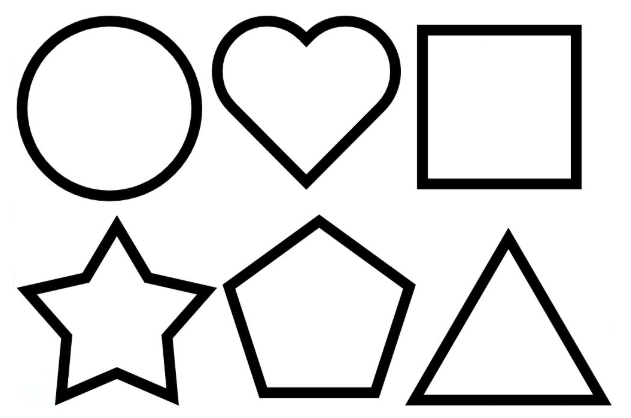
#> input picture 1127/obj2.png, 631 x 418 px
$ python kkk.py
#> lines starting #> are read from the running program, lines starting #| are printed output that depends on the picture; after the words box and inside, x2 and y2 are one past the last pixel; in counts of white or black regions, pixels touching at a corner belong together
#외곽선찾기

import cv2
import numpy as np

img = cv2.imread("obj2.png")
#> img is the input picture: shape (418, 631, 3); mean B, G, R 219.3, 219.3, 219.3
img2 = img.copy()
imgray = cv2.cvtColor(img, cv2.COLOR_BGR2GRAY)
ret, imthres = cv2.threshold(imgray, 150, 255,
                             cv2.THRESH_BINARY_INV)
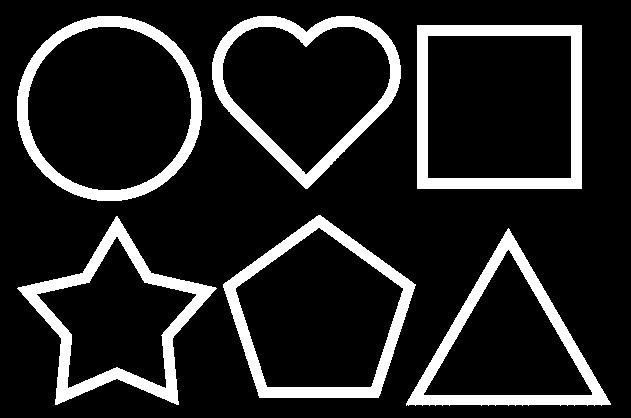
#> imthres: shape (418, 631); 14.2% white; 6 white regions

contours, hierarchy = cv2.findContours(imthres, cv2.RETR_EXTERNAL,
                                       cv2.CHAIN_APPROX_NONE)
#> contours = 6 contours; box (x1, y1, x2, y2) and area: (17, 16, 202, 201) 26779, (417, 25, 582, 189) 26732, (223, 215, 416, 398) 24276, (212, 16, 401, 189) 21857, (406, 228, 611, 406) 18058, (17, 216, 217, 405) 17895
print("contour count ex:",len(contours))
#| contour count ex: 6

contours2, hierarchy2 = cv2.findContours(imthres, cv2.RETR_TREE,
                                       cv2.CHAIN_APPROX_SIMPLE)
#> contours2 = 12 contours; largest, box (x1, y1, x2, y2) and area: (17, 16, 202, 201) 26779, (417, 25, 582, 189) 26732, (223, 215, 416, 398) 24276, (212, 16, 401, 189) 21857, (27, 26, 192, 191) 21249
print("contour count tr:",len(contours2))
#| contour count tr: 12
print("hierarchy2")
print("n , pr, c, p")
print(hierarchy2)
#| [[[ 2 -1  1 -1]
#|   [-1 -1 -1  0]
#|   [ 4  0  3 -1]
#|   [-1 -1 -1  2]
#|   [ 6  2  5 -1]
#|   [-1 -1 -1  4]
#|   [ 8  4  7 -1]
#|   [-1 -1 -1  6]
#|   [10  6  9 -1]
#|   [-1 -1 -1  8]
#|   [-1  8 11 -1]
#|   [-1 -1 -1 10]]]

img3 = cv2.cvtColor(imthres,cv2.COLOR_GRAY2BGR)
#> img3: shape (418, 631, 3); 14.2% white; 6 white regions, box (x1, y1, x2, y2) and area: (417, 25, 582, 189) 6754, (17, 216, 217, 405) 6662, (223, 215, 416, 398) 6092, (17, 16, 202, 201) 6024, (406, 228, 611, 406) 5976, (212, 16, 401, 189) 5896
cv2.drawContours(img3,contours,-1,(0,255,0))
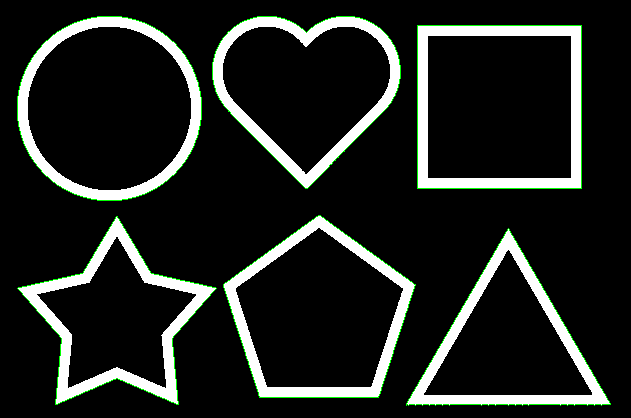
#> img3: shape (418, 631, 3); mean B, G, R 32.9, 36.2, 32.9
cv2.drawContours(imthres,contours,-1,(0,255,0))
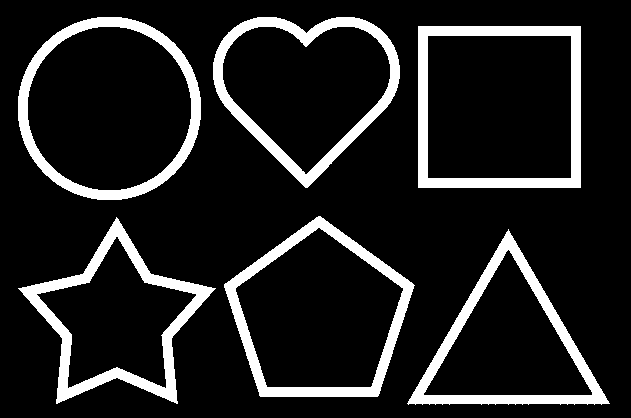
#> imthres: shape (418, 631); 12.9% white; 6 white regions, box (x1, y1, x2, y2) and area: (418, 26, 581, 188) 6100, (18, 217, 216, 404) 6062, (224, 216, 415, 397) 5555, (18, 17, 201, 200) 5500, (213, 17, 400, 188) 5420, (407, 229, 610, 405) 5419

for idx, cont in enumerate(contours2):
    color = [int(i) for i in np.random.randint(0,255,3)]
    cv2.drawContours(img2, contours2, idx, color, 3)
    cv2.putText(img2, str(idx), tuple(cont[0][0]),
                cv2.FONT_HERSHEY_PLAIN, 1, (0,0,255))
#> this loop made 12 passes
#> color on passes 1, 2, 3, 4, 5, 6, 8, 9, 10, 11, 12: [172, 47, 117], [192, 67, 251], [195, 103, 9], [211, 21, 242], [36, 87, 70], [216, 88, 140], [39, 87, 174], [88, 81, 165], [25, 77, 72], [9, 148, 115], [208, 243, 197]
#> (cont, color) on pass 7: ([[417, 25], [417, 188], [581, 188], [581, 25]], [58, 193, 230])
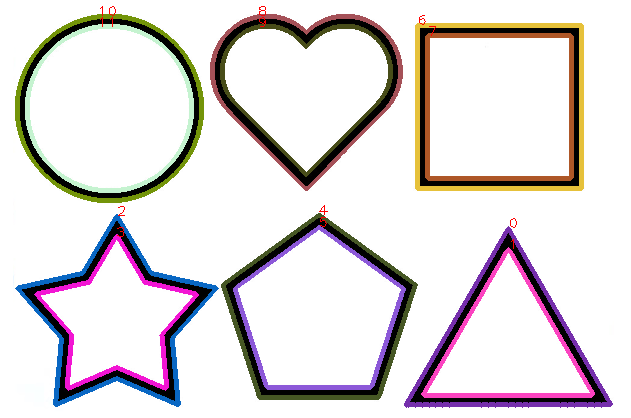
#> img2: shape (418, 631, 3); 11.82% of pixels changed, all inside (x1, y1, x2, y2) = (15, 6, 613, 408)

cv2.imshow("default",img)
cv2.imshow("default3",img3)
cv2.imshow("default2",img2)
cv2.imshow("imgray",imgray)
cv2.imshow("imthres",imthres)
cv2.waitKey(0)

$ run again, with 1127/obj.png copied over 1127/obj2.png
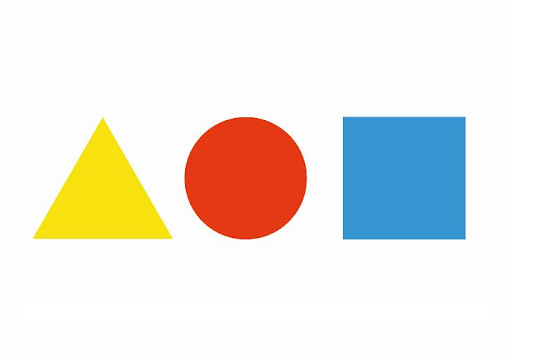
#> input picture 1127/obj.png, 547 x 360 px
#> img is the input picture: shape (360, 547, 3); mean B, G, R 225.5, 232.3, 236.2
#> contours = 2 contours; box (x1, y1, x2, y2) and area: (343, 117, 465, 239) 14641, (185, 117, 307, 239) 11530
#| contour count ex: 2
#> contours2 has the same summary as contours
#| contour count tr: 2
#| [[[ 1 -1 -1 -1]
#|   [-1  0 -1 -1]]]
#> `cv2.drawContours(imthres,contours,-1,(0,255,0))`:
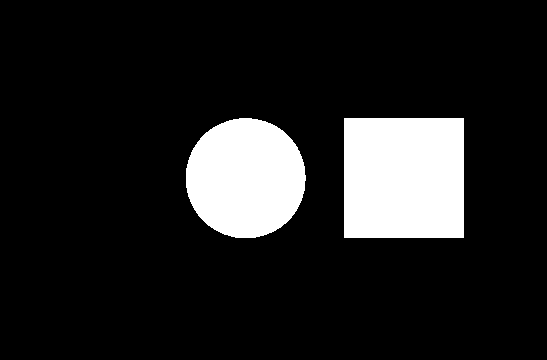
#> imthres: shape (360, 547); 13.1% white; 2 white regions, box (x1, y1, x2, y2) and area: (344, 118, 464, 238) 14400, (186, 118, 306, 238) 11360
#> the loop `for idx, cont in enumerate(contours2):` made 2 passes
#> (cont, color) on pass 1: ([[343, 117], [343, 238], [464, 238], [464, 117]], [172, 47, 117])
#> after the loop `for idx, cont in enumerate(contours2):`:
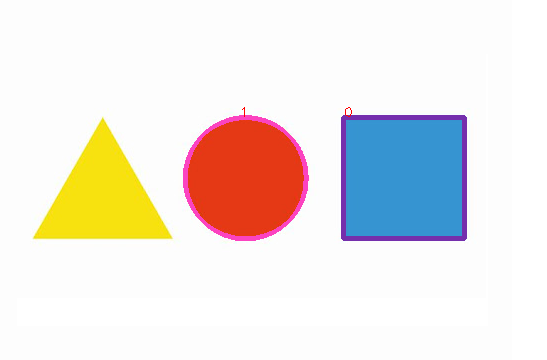
#> img2: shape (360, 547, 3); 2.11% of pixels changed, all inside (x1, y1, x2, y2) = (183, 107, 467, 241)

$ run again, with 1127/rect.png copied over 1127/obj2.png
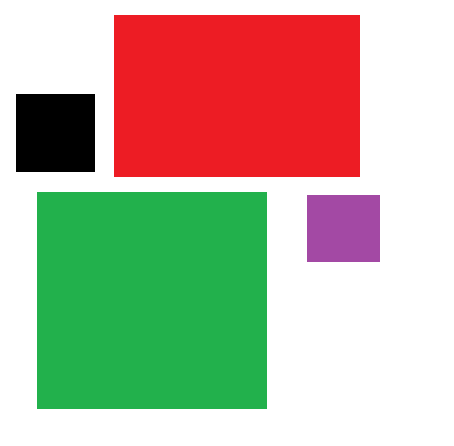
#> input picture 1127/rect.png, 454 x 446 px
#> img is the input picture: shape (446, 454, 3); mean B, G, R 157.8, 178.9, 187
#> contours = 4 contours; box (x1, y1, x2, y2) and area: (37, 192, 267, 409) 49464, (114, 15, 360, 177) 39445, (16, 94, 95, 172) 6006, (307, 195, 380, 262) 4752
#| contour count ex: 4
#> contours2 has the same summary as contours
#| contour count tr: 4
#| [[[ 1 -1 -1 -1]
#|   [ 2  0 -1 -1]
#|   [ 3  1 -1 -1]
#|   [-1  2 -1 -1]]]
#> `cv2.drawContours(imthres,contours,-1,(0,255,0))`:
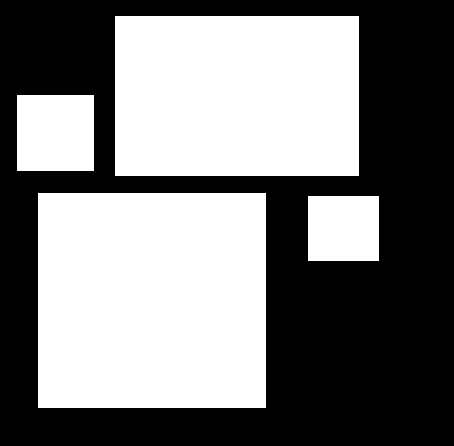
#> imthres: shape (446, 454); 48.7% white; 4 white regions, box (x1, y1, x2, y2) and area: (38, 193, 266, 408) 49020, (115, 16, 359, 176) 39040, (17, 95, 94, 171) 5852, (308, 196, 379, 261) 4615
#> the loop `for idx, cont in enumerate(contours2):` made 4 passes
#> (cont, color) on passes 1 to 4: ([[307, 195], [307, 261], [379, 261], [379, 195]], [172, 47, 117]), ([[37, 192], [37, 408], [266, 408], [266, 192]], [192, 67, 251]), ([[16, 94], [16, 171], [94, 171], [94, 94]], [195, 103, 9]), ([[114, 15], [114, 176], [359, 176], [359, 15]], [211, 21, 242])
#> after the loop `for idx, cont in enumerate(contours2):`:
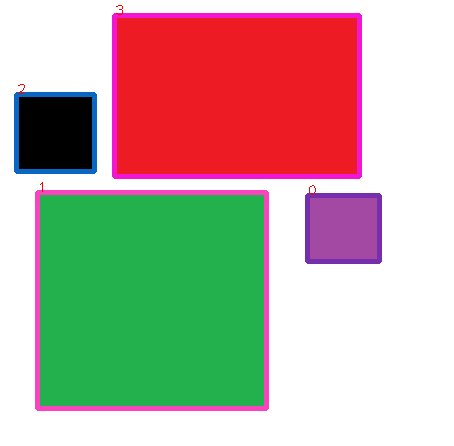
#> img2: shape (446, 454, 3); 5.65% of pixels changed, all inside (x1, y1, x2, y2) = (14, 5, 382, 411)
